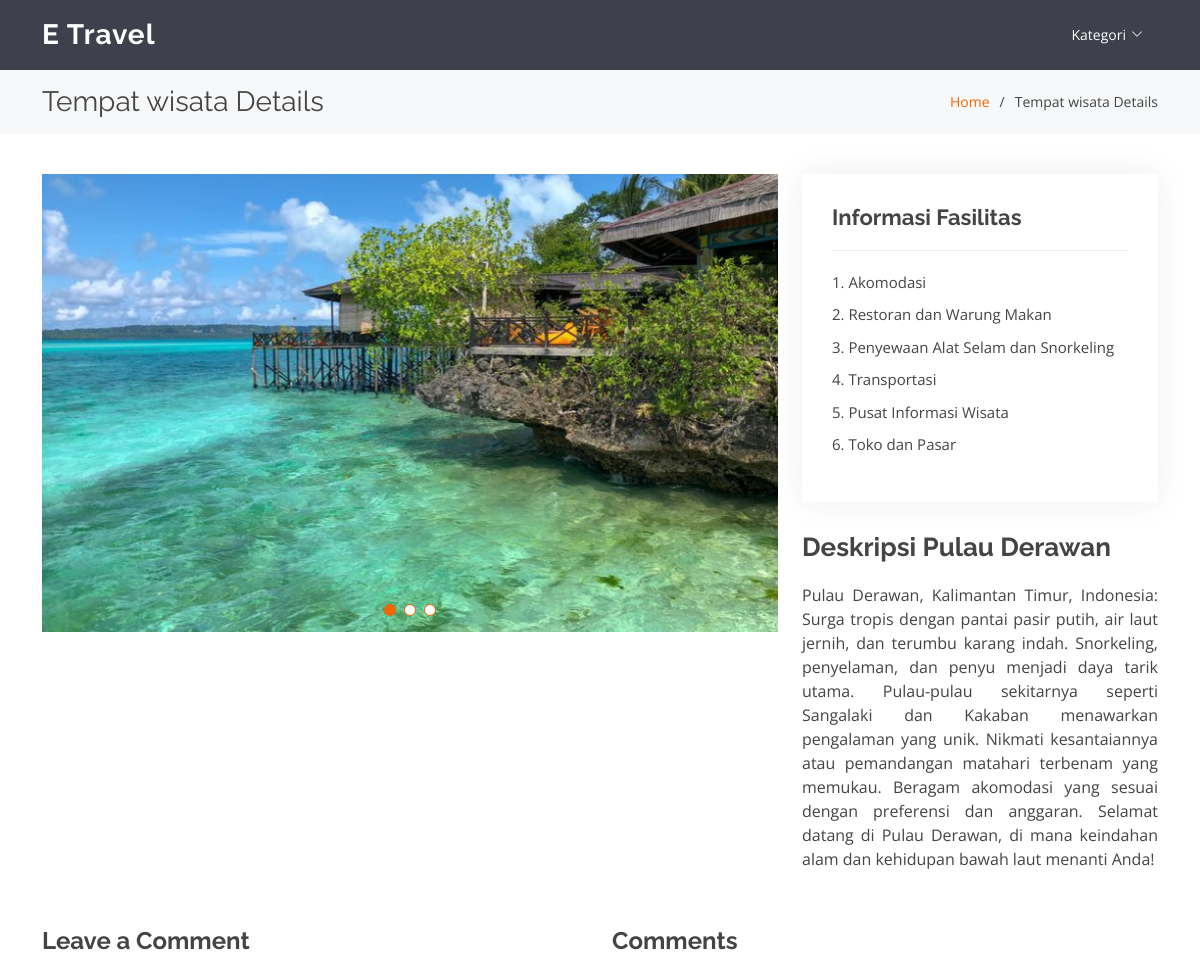
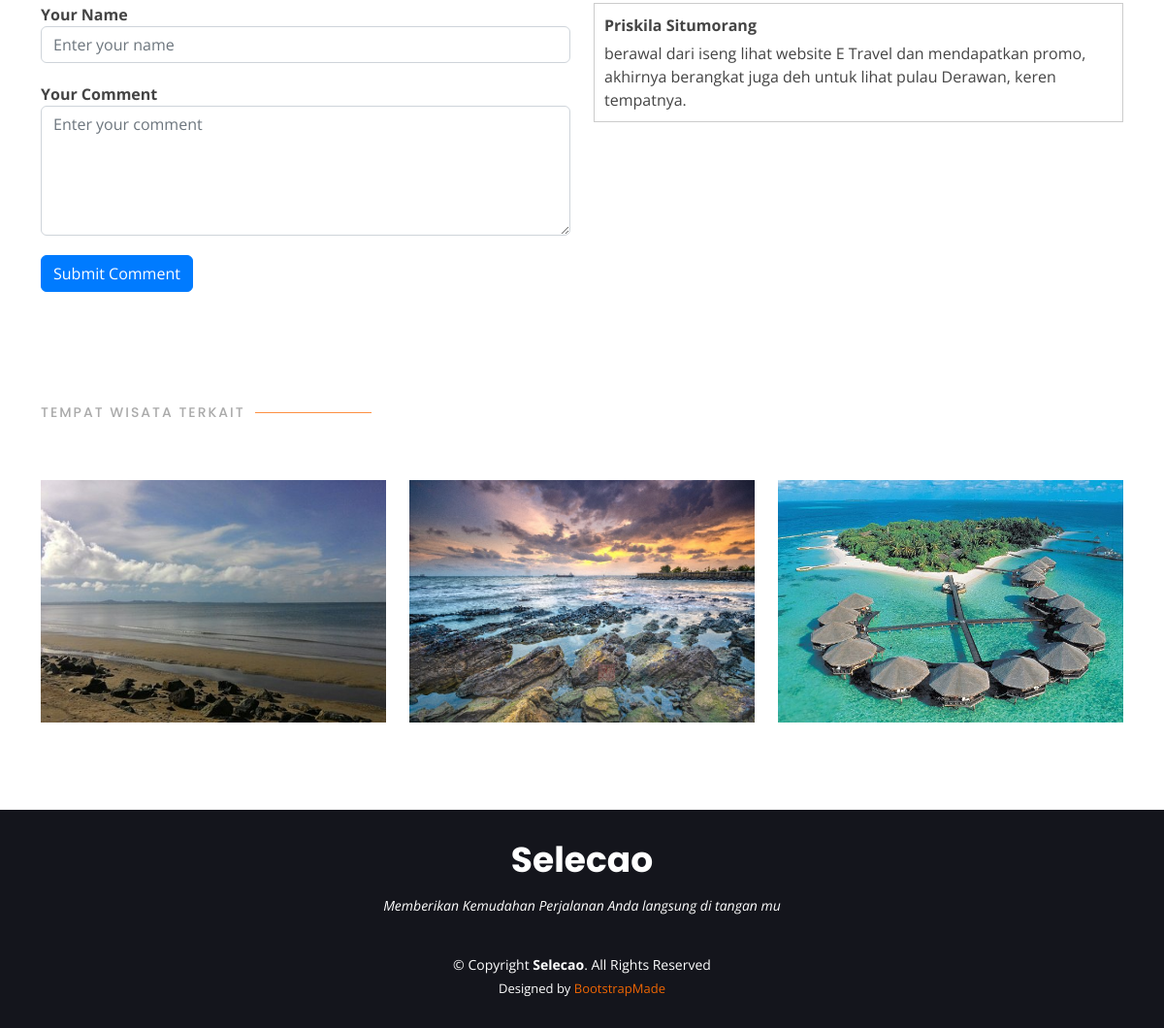
The app's page /portfolio-details.php?id_tempat_wisata=4 with its own data (2 pictures, top to bottom).
### tables this page shows
CREATE TABLE `image` (
  `id_image` int(11) NOT NULL,
  `image` varchar(255) NOT NULL,
  `image_satu` varchar(255) NOT NULL,
  `image_dua` varchar(255) NOT NULL,
  `id_tempat_wisata` int(11) NOT NULL
);

CREATE TABLE `fasilitas` (
  `id_fasilitas` int(11) NOT NULL,
  `deskripsi_fasilitas` text NOT NULL,
  `id_tempat_wisata` int(11) NOT NULL
);

CREATE TABLE `tempat_wisata` (
  `id_tempat_wisata` int(11) NOT NULL,
  `name_tw` varchar(255) NOT NULL,
  `deskripsi` text NOT NULL,
  `image_tw` varchar(255) NOT NULL,
  `id_daerah_wisata` int(11) NOT NULL,
  `id_kategori` int(11) NOT NULL
);

CREATE TABLE `komentar` (
  `id_komentar` int(11) NOT NULL,
  `komentar` text NOT NULL,
  `name_user` varchar(100) NOT NULL,
  `id_tempat_wisata` int(11) NOT NULL
);

### public/portfolio-details.php (the view, shortened to what this page needs)
<!DOCTYPE html>
<html lang="en">
<head>
    <link href="assets/vendor/animate.css/animate.min.css" rel="stylesheet">
    <link href="assets/vendor/aos/aos.css" rel="stylesheet">
    <link href="assets/vendor/bootstrap/css/bootstrap.min.css" rel="stylesheet">
    <link href="assets/vendor/bootstrap-icons/bootstrap-icons.css" rel="stylesheet">
    <link href="assets/vendor/boxicons/css/boxicons.min.css" rel="stylesheet">
    <link href="assets/vendor/glightbox/css/glightbox.min.css" rel="stylesheet">
    <link href="assets/vendor/remixicon/remixicon.css" rel="stylesheet">
    <link href="assets/vendor/swiper/swiper-bundle.min.css" rel="stylesheet">
    <link href="assets/css/style.css" rel="stylesheet">
</head>
<body>
    <header id="header" class="fixed-top d-flex align-items-center  ">
    <div class="container d-flex align-items-center justify-content-between">
      <div class="logo">
        <h1><a href="index.php">E Travel</a></h1>
      </div>
      <nav id="navbar" class="navbar">
        <ul>
          <li class="dropdown"><a href="#"><span>Kategori</span> <i class="bi bi-chevron-down"></i></a>
          </li>
        </ul>
      </nav>
      </div>
  </header>
    <main id="main">
        <section id="breadcrumbs" class="breadcrumbs">
            <div class="container">
                <div class="d-flex justify-content-between align-items-center">
                    <h2>Tempat wisata Details</h2>
                    <ol>
                        <li><a href="index.php">Home</a></li>
                        <li>Tempat wisata Details</li>
                    </ol>
                </div>
            </div>
        </section>
        <section id="portfolio-details" class="portfolio-details">
            <div class="container">
                <div class="row gy-4">
                    <div class="col-lg-8">
                        <div class="portfolio-details-slider swiper">
                            <div class="swiper-wrapper align-items-center">
                                <?php
                                include "../config/config.php";
                                $id_tempat_wisata = $_GET['id_tempat_wisata'];
                                $data = mysqli_query($host, "SELECT * FROM `image` WHERE `id_tempat_wisata` = $id_tempat_wisata");
                                while ($d = mysqli_fetch_array($data)) {
                                ?>
                                    <div class="swiper-slide">
                                        <img src="../admin/assets/img/<?php echo $d["image"]; ?>" data-gallery="portfolioGallery" class="portfolio-lightbox preview-link" alt="">
                                    </div>
                                <?php
                                }
                                ?>
                            </div>
                            <div class="swiper-pagination"></div>
                        </div>
                    </div>
                    <div class="col-lg-4">
                        <?php
                        $query = "SELECT deskripsi_fasilitas FROM fasilitas WHERE id_tempat_wisata = $id_tempat_wisata";
                        $result = mysqli_query($host, $query);
                        $row = mysqli_fetch_assoc($result);
                        $description = $row['deskripsi_fasilitas'];
                        $items = explode("\n", $description);
                        ?>
                        <div class="portfolio-info">
                            <h3>Informasi Fasilitas</h3>
                            <ul>
                                <?php foreach ($items as $item) { ?>
                                    <?php if (!empty($item)) { ?>
                                        <li><strong></strong> <?php echo trim($item); ?><br></li>
                                    <?php } ?>
                                <?php } ?>
                            </ul>
                        </div>
                        <?php
                        $query = "SELECT name_tw, deskripsi FROM tempat_wisata WHERE id_tempat_wisata = $id_tempat_wisata";
                        $result = mysqli_query($host, $query);
                        if ($result && mysqli_num_rows($result) > 0) {
                            $row = mysqli_fetch_assoc($result);
                            $name_tw = $row['name_tw'];
                            $deskripsi = $row['deskripsi'];
                        } else {
                            $name_tw = "Title Not Found";
                            $deskripsi = "Description Not Found";
                        }
                        ?>
                        <div class="portfolio-description">
                            <h2>Deskripsi <?php echo $name_tw; ?></h2>
                            <p style="text-align: justify;">
                                <?php echo $deskripsi; ?>
                            </p>
                        </div>
                    </div>
                    <div class="portfolio-comments">
                        <div class="row">
                            <div class="col-lg-6">
                                <h3>Leave a Comment</h3>
                                <form class="comment-form" action="proses-add.php" method="post">
                                    <div class="form-group">
                                        <label for="name">Your Name</label>
                                        <input type="text" class="form-control" id="name" name="name_komentar" placeholder="Enter your name" required>
                                    </div>
                                    <div class="form-group">
                                        <label for="comment">Your Comment</label>
                                        <textarea class="form-control" id="comment" rows="5" placeholder="Enter your comment" name="komentar" required></textarea>
                                    </div>
                                    <button type="submit" class="btn btn-primary" name="submit_komentar">Submit Comment</button>
                                </form>
                            </div>
                            <div class="col-lg-6">
                                <div class="comment-list">
                                    <h3>Comments</h3>
                                    <?php
                                    include "../config/config.php";
                                    $data = mysqli_query($host, "SELECT * FROM `komentar` WHERE id_tempat_wisata = $id_tempat_wisata");
                                    ?>
                                    <?php foreach ($data as $comment) : ?>
                                        <div class="comment">
                                            <div class="comment-author"><?php echo $comment['name_user']; ?></div>
                                            <div class="comment-content"><?php echo $comment['komentar']; ?></div>
                                        </div>
                                    <?php endforeach; ?>
                                </div>
                            </div>
                        </div>
                    </div>
                </div>
            </div>
        </section>
                <section id="portfolio" class="portfolio">
                <div class="container">
                    <div class="section-title" data-aos="fade-up">
                    <h2>Tempat Wisata Terkait</h2>
                    </div>
                    <div class="row">
                    <div class="container">
                        <div class="row portfolio-container" data-aos="fade-up">
                        <?php
                        include "../config/config.php";
                        $data = mysqli_query($host, "SELECT `tw`.`id_tempat_wisata`, `tw`.`name_tw`, `tw`.`deskripsi`, `tw`.`image_tw`, `dw`.`name_dw`, `ka`.`id_kategori`, `ka`.`name_kategori`
                        FROM `tempat_wisata` AS `tw`
                        JOIN `daerah_wisata` AS `dw` ON `tw`.`id_daerah_wisata` = `dw`.`id_daerah_wisata`
                        JOIN `kategori` AS `ka` ON `tw`.`id_kategori` = `ka`.`id_kategori`
                        WHERE `tw`.`id_daerah_wisata` = (SELECT `id_daerah_wisata` FROM `tempat_wisata` WHERE `id_tempat_wisata` = '$id_tempat_wisata')");
                        while ($d = mysqli_fetch_array($data)) {
                        ?>
                            <div class="col-lg-4 col-md-6 portfolio-item filter-card">
                            <div class="portfolio-img"><img src="../admin/assets/img/<?php echo $d["image_tw"]; ?>" class="img-fluid" alt="image"></div>
                            </div>
                        <?php
                        }
                        ?>
                        </div>
                    </div>
                    </div>
                </div>
                </section>
    </main>
    <footer id="footer">
        <div class="container">
            <h3>Selecao</h3>
            <p>Memberikan Kemudahan Perjalanan Anda langsung di tangan mu</p>
            <div class="copyright">
                &copy; Copyright <strong><span>Selecao</span></strong>. All Rights Reserved
            </div>
            <div class="credits">
                Designed by <a href="https://bootstrapmade.com/">BootstrapMade</a>
            </div>
        </div>
    </footer>
</body>
</html>

### public/assets/css/style.css (style rules this page uses)
body { font-family: "Open Sans", sans-serif; color: #444444; }
a { color: #ef6603; text-decoration: none; }
h1, h2, h3, h4, h5, h6 { font-family: "Raleway", sans-serif; }
#header { height: 70px; transition: all 0.5s; z-index: 997; transition: all 0.5s; background: rgba(42, 44, 57, 0.9); }
#header .logo h1 { font-size: 28px; margin: 0; padding: 0; line-height: 1; font-weight: 700; letter-spacing: 1px; }
#header .logo h1 a, #header .logo h1 a:hover { color: #fff; text-decoration: none; }
.navbar { padding: 0; }
.navbar ul { margin: 0; padding: 0; display: flex; list-style: none; align-items: center; }
.navbar li { position: relative; }
.navbar a, .navbar a:focus { display: flex; align-items: center; justify-content: space-between; padding: 5px 15px 7px 15px; margin-left: 5px; font-size: 14px; color: #fff; white-space: nowrap; transition: 0.3s; border-radius: 50px; }
.navbar a i, .navbar a:focus i { font-size: 12px; line-height: 0; margin-left: 5px; }
section { padding: 60px 0; overflow: hidden; }
.section-title { padding-bottom: 40px; }
.section-title h2 { font-size: 14px; font-weight: 500; padding: 0; line-height: 1px; margin: 0 0 5px 0; letter-spacing: 2px; text-transform: uppercase; color: #aaaaaa; font-family: "Poppins", sans-serif; }
.section-title h2::after { content: ""; width: 120px; height: 1px; display: inline-block; background: #fd9042; margin: 4px 10px; }
.portfolio .portfolio-item { margin-bottom: 30px; }
.portfolio-img { height: 250px; }
.portfolio-img img { width: 100%; height: 100%; object-fit: cover; }
.portfolio .portfolio-item .portfolio-img { overflow: hidden; }
.portfolio .portfolio-item .portfolio-img img { transition: all 0.8s ease-in-out; }
.portfolio-details { padding-top: 40px; }
.portfolio-details .portfolio-details-slider img { width: 100%; }
.portfolio-details .portfolio-details-slider .swiper-pagination { margin-top: 20px; position: relative; }
.portfolio-details .portfolio-info { padding: 30px; box-shadow: 0px 0 30px rgba(42, 44, 57, 0.08); }
.portfolio-details .portfolio-info h3 { font-size: 22px; font-weight: 700; margin-bottom: 20px; padding-bottom: 20px; border-bottom: 1px solid #eee; }
.portfolio-details .portfolio-info ul { list-style: none; padding: 0; font-size: 15px; }
.portfolio-details .portfolio-info ul li+li { margin-top: 10px; }
.portfolio-details .portfolio-description { padding-top: 30px; }
.portfolio-details .portfolio-description h2 { font-size: 26px; font-weight: 700; margin-bottom: 20px; }
.portfolio-details .portfolio-description p { padding: 0; }
.breadcrumbs { padding: 15px 0; margin-top: 70px; background: #f7f8f9; min-height: 40px; }
.breadcrumbs h2 { font-size: 28px; font-weight: 400; margin: 0; }
.breadcrumbs ol { display: flex; flex-wrap: wrap; list-style: none; padding: 0; margin: 0; font-size: 14px; }
.breadcrumbs ol li+li { padding-left: 10px; }
.breadcrumbs ol li+li::before { display: inline-block; padding-right: 10px; color: #404356; content: "/"; }
#footer { background: #14151c; color: #fff; font-size: 14px; text-align: center; padding: 30px 0; }
#footer h3 { font-size: 36px; font-weight: 700; color: #fff; position: relative; font-family: "Poppins", sans-serif; padding: 0; margin: 0 0 15px 0; }
#footer p { font-size: 15; font-style: italic; padding: 0; margin: 0 0 40px 0; }
#footer .copyright { margin: 0 0 5px 0; }
#footer .credits { font-size: 13px; }

### public/portfolio-details.php (style rules this page uses)
.portfolio-details-slider .swiper-slide img { width: 100%; height: auto; }
.swiper-slide { height: 0; padding-bottom: 56.25%; position: relative; }
.swiper-slide img { position: absolute; top: 0; left: 0; width: 100%; height: 100%; object-fit: cover; }
.portfolio-comments { margin-top: 40px; }
.portfolio-comments h3 { font-size: 24px; font-weight: bold; margin-bottom: 20px; }
.comment-form .form-group { margin-bottom: 20px; }
.comment-form label { font-weight: bold; }
.comment-list .comment { margin-bottom: 20px; border: 1px solid #ccc; padding: 10px; }
.comment .comment-author { font-weight: bold; margin-bottom: 5px; }
.comment .comment-content { margin-top: 5px; }
.comment-list .comment:last-child { margin-bottom: 0; }
.btn-primary { background-color: #007bff; color: #fff; border-color: #007bff; }
.portfolio-img { height: 250px; }
.portfolio-img img { width: 100%; height: 100%; object-fit: cover; }

### records on screen
image: image (picture)
fasilitas: deskripsi_fasilitas "1. Akomodasi", deskripsi_fasilitas "2. Restoran dan Warung Makan", deskripsi_fasilitas "3. Penyewaan Alat Selam dan Snorkeling", deskripsi_fasilitas "4. Transportasi", deskripsi_fasilitas "5. Pusat Informasi Wisata", deskripsi_fasilitas "6. Toko dan Pasar"
tempat_wisata: name_tw "Pulau Derawan", deskripsi "Pulau Derawan, Kalimantan Timur, Indonesia: Surga tropis dengan pantai pasir putih, air laut jernih, dan terumbu karang indah. Snorkeling, penyelaman, dan penyu menjadi daya tarik utama. Pulau-pulau sekitarnya seperti Sangalaki dan Kakaban menawarkan pengalaman yang unik. Nikmati kesantaiannya atau pemandangan matahari terbenam yang memukau. Beragam akomodasi yang sesuai dengan preferensi dan anggaran. Selamat datang di Pulau Derawan, di mana keindahan alam dan kehidupan bawah laut menanti Anda!", image_tw (picture)
komentar: name_user "Priskila Situmorang", komentar "berawal dari iseng lihat website E Travel dan mendapatkan promo, akhirnya berangkat juga deh untuk lihat pulau Derawan, keren tempatnya."
tempat_wisata: image_tw (picture)
tempat_wisata: image_tw (picture)
